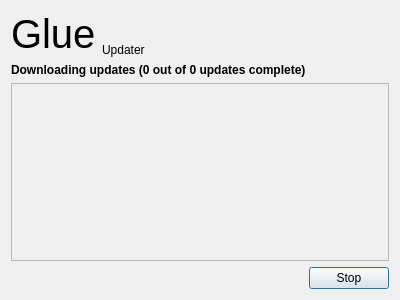
<?xml version="1.0" encoding="UTF-8"?>
<ui version="4.0">
 <class>UpdaterDialog</class>
 <widget class="QDialog" name="UpdaterDialog">
  <property name="geometry">
   <rect>
    <x>0</x>
    <y>0</y>
    <width>400</width>
    <height>300</height>
   </rect>
  </property>
  <property name="windowTitle">
   <string>Dialog</string>
  </property>
  <layout class="QVBoxLayout" name="verticalLayout">
   <item>
    <layout class="QGridLayout" name="gridLayout_2">
     <item row="0" column="0">
      <widget class="QLabel" name="label_2">
       <property name="font">
        <font>
         <pointsize>30</pointsize>
        </font>
       </property>
       <property name="text">
        <string>Glue</string>
       </property>
      </widget>
     </item>
     <item row="0" column="1">
      <widget class="QLabel" name="label_3">
       <property name="text">
        <string>Updater</string>
       </property>
       <property name="alignment">
        <set>Qt::AlignBottom|Qt::AlignLeading|Qt::AlignLeft</set>
       </property>
      </widget>
     </item>
     <item row="0" column="2">
      <spacer name="horizontalSpacer">
       <property name="orientation">
        <enum>Qt::Horizontal</enum>
       </property>
       <property name="sizeHint" stdset="0">
        <size>
         <width>40</width>
         <height>20</height>
        </size>
       </property>
      </spacer>
     </item>
    </layout>
   </item>
   <item>
    <widget class="QLabel" name="downloadingUpdatesLabel">
     <property name="font">
      <font>
       <weight>75</weight>
       <bold>true</bold>
      </font>
     </property>
     <property name="text">
      <string>Downloading updates (0 out of 0 updates complete)</string>
     </property>
    </widget>
   </item>
   <item>
    <widget class="QScrollArea" name="updatesArea">
     <property name="widgetResizable">
      <bool>true</bool>
     </property>
     <widget class="QWidget" name="scrollAreaWidgetContents">
      <property name="geometry">
       <rect>
        <x>0</x>
        <y>0</y>
        <width>380</width>
        <height>170</height>
       </rect>
      </property>
     </widget>
    </widget>
   </item>
   <item>
    <layout class="QHBoxLayout" name="horizontalLayout">
     <item>
      <spacer name="horizontalSpacer_2">
       <property name="orientation">
        <enum>Qt::Horizontal</enum>
       </property>
       <property name="sizeHint" stdset="0">
        <size>
         <width>40</width>
         <height>20</height>
        </size>
       </property>
      </spacer>
     </item>
     <item>
      <widget class="QPushButton" name="stopButton">
       <property name="text">
        <string>Stop</string>
       </property>
      </widget>
     </item>
    </layout>
   </item>
  </layout>
 </widget>
 <resources/>
 <connections/>
</ui>
